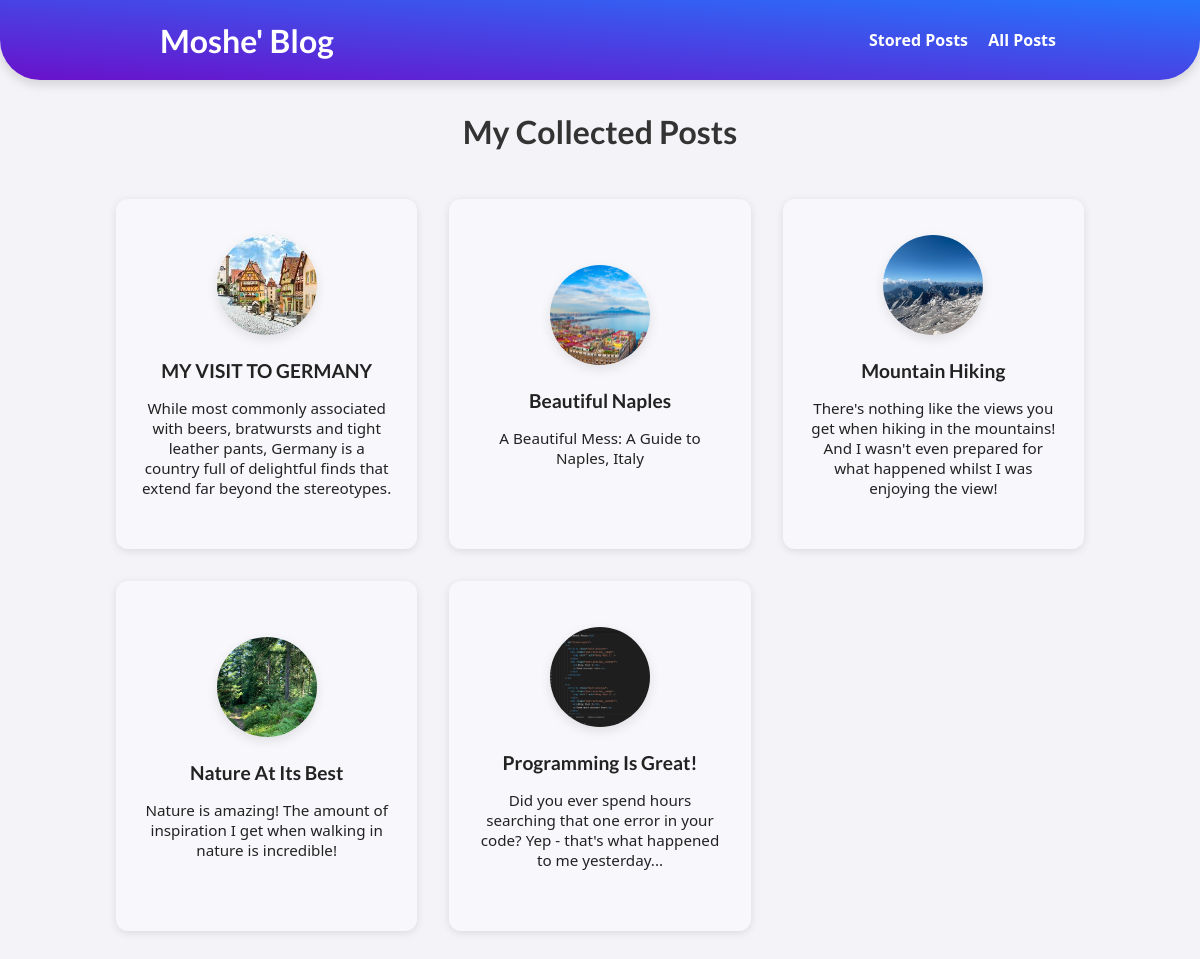
The page /posts on the database its author committed.
### blog/models.py (models this page shows, shortened)
class Post(models.Model):
    title = models.CharField(max_length=150)
    excerpt = models.CharField(max_length=200)
    image = models.ImageField(upload_to='posts', null=True)
    date = models.DateField(auto_now=True)
    slug = models.SlugField(unique=True, db_index=True)
    content = models.TextField(validators=[MinLengthValidator(10)])
    author = models.ForeignKey(Author, on_delete=models.SET_NULL, null=True, related_name='posts')
    tags = models.ManyToManyField(Tag)

### blog/views.py (the view)
# urls.py: path("posts", views.AllPostsView.as_view(), name="posts_page"),
class AllPostsView(ListView):
    template_name = "blog/all-posts.html"
    model = Post
    ordering = ["-date"]
    context_object_name = "all_posts"

### blog/templates/blog/all-posts.html (shortened to what this page needs)
{% extends "base.html" %}
{% load static %}
{% block css_files %}
    <link rel="stylesheet" href="{% static "blog/post.css" %}">
    <link rel="stylesheet" href="{% static "blog/all-posts.css" %}">
{% endblock %}
{% block content %}
    <section id="all-posts">
        <h2>My Collected Posts</h2>
        <ul>
            {% for post in all_posts %}
                {% include "blog/includes/post.html" %}
            {% endfor %}
        </ul>
    </section>
{% endblock %}

### blog/templates/blog/includes/post.html
{% load static %}
<li>
    <article class="post">
        <a href="{% url "post_details_page" post.slug %}">
            <img src="{{ post.image.url }}" alt="{{ post.title }}">
            <div class="post_content">
                <h3>{{ post.title }}</h3>
                <p> {{ post.excerpt }} </p>
            </div>
        </a>
    </article>
</li>

### static/apps.css (style rules this page uses)
* { box-sizing: border-box; }
html { font-family: 'Open Sans', 'Lato', sans-serif; }
body { font-family: 'Segoe UI', Tahoma, Geneva, Verdana, sans-serif; background: #f4f4f8; color: #222; margin: 0; padding: 0; }
h1, h2, h3 { font-family: 'Lato', sans-serif; font-weight: bold; }

### blog/static/blog/post.css (style rules this page uses)
.post { display: flex; flex-direction: column; align-items: center; text-align: center; }
.post a { text-decoration: none; color: black; transition: all 0.2s ease; padding: 1rem; }
.post img { width: 5rem; height: 5rem; object-fit: cover; border-radius: 50%; }
.post h3 { margin: 0.25rem 0; }

### blog/static/blog/all-posts.css (style rules this page uses)
#all-posts { margin: 7rem auto 4rem auto; width: 85%; max-width: 1000px; padding: 0 1rem; }
#all-posts h2 { text-align: center; font-size: 2rem; color: #333; margin-bottom: 3rem; }
ul { list-style: none; margin: 0; padding: 0; display: grid; grid-template-columns: repeat(auto-fill, minmax(260px, 1fr)); gap: 2rem; justify-items: center; }
.post { background-color: #f8f8fc; border-radius: 12px; box-shadow: 0 2px 8px rgba(0, 0, 0, 0.1); transition: transform 0.2s ease, box-shadow 0.2s ease; height: 350px; display: flex; align-items: center; justify-content: center; }
.post a { text-decoration: none; color: inherit; padding: 1.5rem; display: flex; flex-direction: column; align-items: center; justify-content: center; height: 100%; width: 100%; box-sizing: border-box; }
.post img { width: 100px; height: 100px; object-fit: cover; border-radius: 50%; margin-bottom: 1rem; box-shadow: 0 4px 12px rgba(0, 0, 0, 0.1); }
.post h3 { font-size: 1.2rem; margin: 0.5rem 0; text-align: center; }
.post p { font-size: 0.95rem; text-align: center; }

### rows shown on the page
Post: image (picture), title "MY VISIT TO GERMANY", excerpt "While most commonly associated with beers, bratwursts and tight leather pants, Germany is a country full of delightful finds that extend far beyond the stereotypes."
Post: image (picture), title "Beautiful Naples", excerpt "A Beautiful Mess: A Guide to Naples, Italy"
Post: image (picture), title "Mountain Hiking", excerpt "There's nothing like the views you get when hiking in the mountains! And I wasn't even prepared for what happened whilst I was enjoying the view!"
Post: image (picture), title "Nature At Its Best", excerpt "Nature is amazing! The amount of inspiration I get when walking in nature is incredible!"
Post: image (picture), title "Programming Is Great!", excerpt "Did you ever spend hours searching that one error in your code? Yep - that's what happened to me yesterday..."
